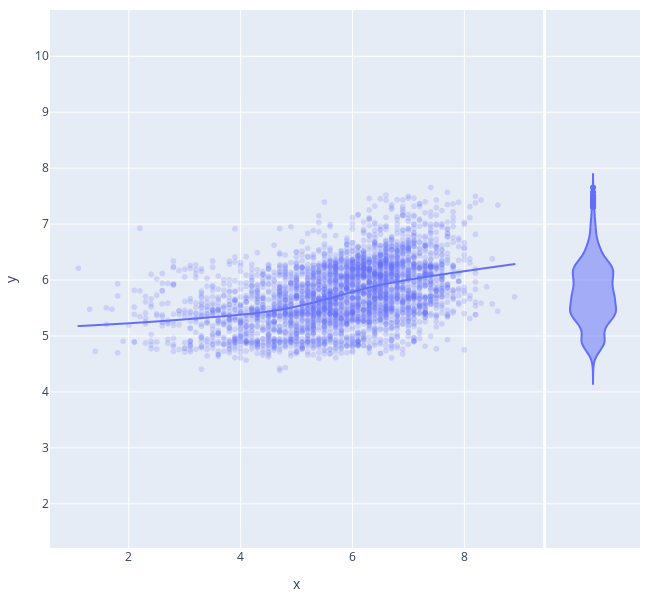

The cell this chart's notebook holds for it:
### Code cell
print(f'Number of votes min : {numVotes[0]}, max : {numVotes[1]}')
print(f'Duration min : {duree[0]}, max : {duree[1]}')
print(f'From {year[0]} to {year[1]}')
print(f'{genre} best genres selected')
print(f'{parentalAdvisor} best advisory selected')


fig = px.scatter(x = Y_test, y = Y_test_pred, opacity=0.2, trendline="lowess", width=650, height=600, marginal_y='violin')
fig.update_layout( margin=dict(l=20, r=10, t=10, b=10), yaxis=dict(scaleanchor="x", scaleratio=1))
fig.show()

### Figure 1 — Plotly figure (JSON) as saved in the notebook; plotly's stock layout.template omitted (floating-point values rounded to 4 significant figures; data arrays with more than 128 entries replaced by an {"elided": "..."} marker saying what was removed)
{"data": [{"hovertemplate": "x=%{x}<br>y=%{y}<extra></extra>", "legendgroup": "", "marker": {"color": "#636efa", "opacity": 0.2, "symbol": "circle"}, "mode": "markers", "name": "", "showlegend": false, "type": "scattergl", "x": {"elided": "3334 float values"}, "xaxis": "x", "y": {"elided": "3334 float values"}, "yaxis": "y"}, {"alignmentgroup": "True", "hovertemplate": "y=%{y}<extra></extra>", "legendgroup": "", "marker": {"color": "#636efa", "symbol": "circle"}, "name": "", "offsetgroup": "", "scalegroup": "y", "showlegend": false, "type": "violin", "xaxis": "x2", "y": {"elided": "3334 float values"}, "yaxis": "y2"}, {"hovertemplate": "<b>LOWESS trendline</b><br><br>x=%{x}<br>y=%{y} <b>(trend)</b><extra></extra>", "legendgroup": "", "marker": {"color": "#636efa", "symbol": "circle"}, "mode": "lines", "name": "", "showlegend": false, "type": "scattergl", "x": {"elided": "3334 float values"}, "xaxis": "x", "y": {"elided": "3334 float values"}, "yaxis": "y"}], "layout": {"height": 600, "legend": {"tracegroupgap": 0}, "margin": {"b": 10, "l": 20, "r": 10, "t": 10}, "width": 650, "xaxis": {"anchor": "y", "domain": [0, 0.8358], "title": {"text": "x"}}, "xaxis2": {"anchor": "y2", "domain": [0.8408, 1], "matches": "x2", "showgrid": false, "showline": false, "showticklabels": false, "ticks": ""}, "yaxis": {"anchor": "x", "domain": [0, 1], "scaleanchor": "x", "scaleratio": 1, "title": {"text": "y"}}, "yaxis2": {"anchor": "x2", "domain": [0, 1], "matches": "y", "showgrid": true, "showticklabels": false}}}
